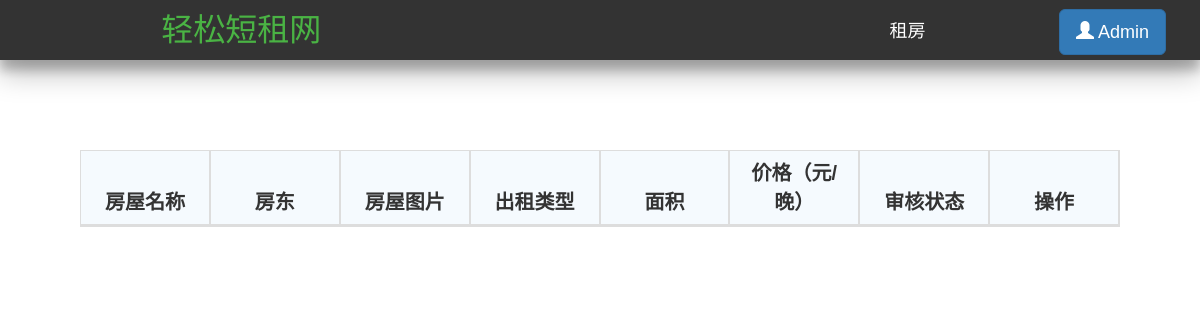
The app's page /adminprofile/, older data.
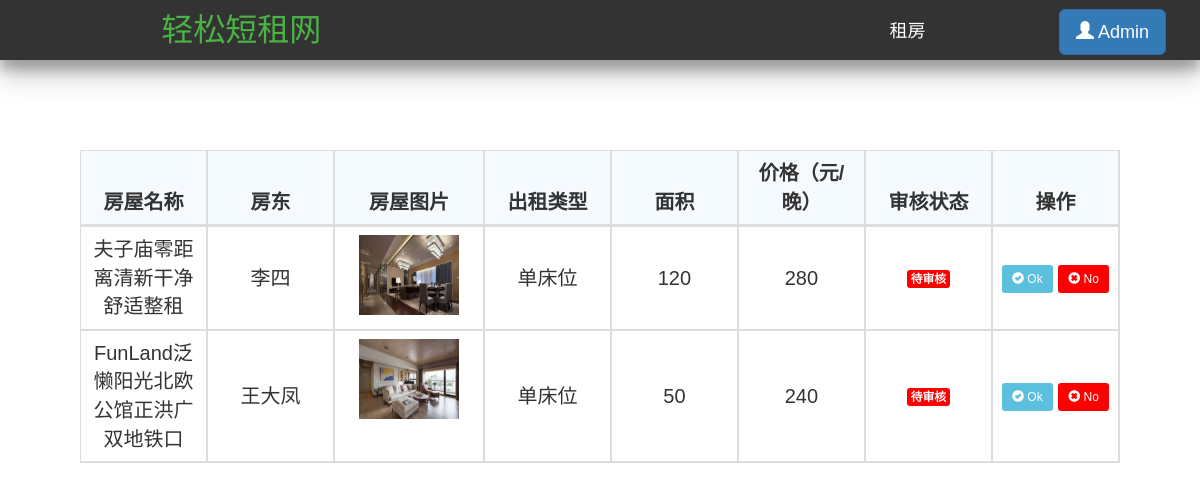
The same page, newer data.
### Renting/models.py (models this page shows, shortened)
class House(db.Model):
    id = db.Column(db.Integer, primary_key=True, autoincrement=True)  # ID 房屋唯一的标识
    house_name = db.Column(db.String(25))  # 房屋名  唯一   最大25个字符
    house_type = db.Column(db.Integer)  # 房屋类型，0表示整租，1表示单间 ，2表示床位
    area = db.Column(db.Integer)  # 房屋面积
    people = db.Column(db.Integer)  # 可住人数
    bedroom = db.Column(db.Integer)  # 卧房数
    toilet = db.Column(db.Integer)  # 卫生间数
    kitchen = db.Column(db.Integer)  # 是否有厨房
    bed = db.Column(db.Integer)  # 床位数
    bed_type = db.Column(db.Integer)  # 床型 0表示单人床  1表示双人床
    price = db.Column(db.Integer)  # 租一天的价格
    description = db.Column(db.String(200))  # 房屋描述
    facility = db.Column(db.String(10))  # 房屋设施，0表示无，1表示有
    province = db.Column(db.String(10))  # 省
    city = db.Column(db.String(10))  # 市
    district = db.Column(db.String(10))  # 地区
    address = db.Column(db.String(100))  # 具体地址
    username = db.Column(db.String(10), db.ForeignKey('user.username'))  # 房屋主人的名字，外键
    status = db.Column(db.Integer)  # 房屋状态，0表示未审核，1表示通过,2表示未通过
    url_one = db.Column(db.String(100))  # 房屋图片
    url_two = db.Column(db.String(100))  # 房屋图片
    url_three = db.Column(db.String(100))  # 房屋图片
    url_four = db.Column(db.String(100))  # 房屋图片
    url_five = db.Column(db.String(100))  # 房屋图片

### Renting/views.py (the view)
@app.route('/adminprofile/')
def adminprofile():
    msg = ''
    for m in get_flashed_messages(with_categories=False, category_filter=['message']):
        msg += m
    house_list = House.query.filter_by(status=0).all()
    return render_template('admin.html', house=house_list, msg=msg)

### Renting/templates/admin.html (shortened to what this page needs)
<!DOCTYPE HTML>
<html>
<head>
	<link type="text/css" rel='stylesheet' href="https://cdn.bootcss.com/bootstrap/3.3.7/css/bootstrap.min.css" >
	<link type="text/css" rel="stylesheet" href="/static/css/check.css">
	<link type="text/css" rel="stylesheet" href="/static/css/layer.css">
	<link type="text/css" rel="stylesheet" href="/static/css/navigation.css">
</head>
	<body>
		<header class="header-navigation" id="header">
		<nav>
			<div class="row">
				<div class="col-md-3">
					<a href="/index/"><font color="#4ab344" style="color: rgb(74, 179, 68);" size="6">轻松短租网</font></a>
				</div>
				<div class="col-md-2 title">
					<a href="/mainpage/" target="_blank"><font color="#FFFFFF" style="color: rgb(255, 255, 255);" size="4">租房</font></a>
				</div>
				<div class="col-md-2 title">
						<button type="button" class="btn btn-primary btn-lg">
						  <span class="glyphicon glyphicon-user"></span> Admin
						</button>
				</div>
			</div>
		</nav>
		</header>
		<div class="page-container" style="margin-top: 150px; margin-left: 80px; margin-right: 80px;">
			<div class="mt-20">
				<table class="table table-border table-bordered table-bg table-hover table-sort">
					<thead>
						<tr class="text-c">
							<th width="100">房屋名称</th>
							<th width="100">房东</th>
							<th width="100">房屋图片</th>
							<th width="100">出租类型</th>
							<th width="100">面积</th>
							<th width="100">价格（元/晚）</th>
							<th width="100">审核状态</th>
							<th width="100">操作</th>
						</tr>
					</thead>
					<tbody>
						{% for item in house %}
						<tr class="text-c">
							<td style="vertical-align: middle;">{{ item.house_name }}</td>
							<td style="vertical-align: middle;">{{ item.username }}</td>
							<td> <img src="{{ item.url_one }}" alt="house1" style="width:100px;height: 80px;"> </td>
							{% if house.house_type == 0 %}
							<td style="vertical-align: middle;"> 整租 </td>
							{% elif house.house_type == 1 %}
							<td style="vertical-align: middle;"> 单间 </td>
							{% else %}
							<td style="vertical-align: middle;"> 单床位 </td>
							{% endif %}
							<td class="text-c" style="vertical-align: middle;">{{ item.area }}</td>
							<td style="vertical-align: middle;">{{ item.price }}</td>
							<td style="vertical-align: middle;" class="td-status"><span class="label label-sucess radius"
																						style="background-color: red;">待审核</span></td>
							<form id="check">
								<td style="vertical-align: middle;" class="td-manage">
									<a href="/check/{{item.id}}" onclick="picture_stop(this, '100001')"
									   class="btn btn-info btn-sm" style="border: none;">
									  <span class="glyphicon glyphicon-ok-sign"></span> Ok
									</a>
									<a href="/check/{{item.id}}" onclick="picture_stop(this, '100001')"
									   class="btn btn-info btn-sm" style="background-color: #ff0000; border: none;">
									  <span class="glyphicon glyphicon-remove-sign"></span> No
									</a>
								</td>
							</form>
							{% endfor %}
						</tr>
					</tbody>
				</table>
			</div>
		</div>
	</body>
</html>

### Renting/static/css/check.css (style rules this page uses)
body { font-size: 20px; line-height: 1.6; font-family: Verdana, Arial, Helvetica, sans-serif; background-color:#fff; color: #333; -webkit-font-smoothing: antialiased; height: 500px; }
span { margin: 0; padding: 0; }
.mt-20 { margin-top: 20px; height: 230px; }
.table-bordered { border: 1px solid #ddd; border-collapse: separate; border-left: 0; }
.table-border { border-top: 1px solid #ddd; }
table { width: 100%; empty-cells: show; background-color: transparent; border-collapse: collapse; border-spacing: 0; display: table; }
thead { display: table-header-group; vertical-align: middle; border-color: inherit; }
.text-c { text-align: center; }
tr { display: table-row; vertical-align: inherit; border-color: inherit; }
.table .text-c th, .table .text-c td { text-align: center; }
.table-bg thead th { background-color: #f5fafe; }
.table-bordered th, .table-bordered td { border-left: 1px solid #ddd; }
.table-border th, .table-border td { border-bottom: 1px solid #ddd; }
.table th, .table td { padding: 8px; line-height: 20px; word-break: break-all; }
.table th { font-weight: bold; }
.label.radius { border-radius: 3px; }
.label, .badge { display: inline-block; padding: 2px 4px; font-size: 11.844px; font-weight: bold; line-height: 14px; color: #fff; white-space: nowrap; vertical-align: middle; background-color: #999; overflow: hidden; }
td { vertical-align: middle; }

### Renting/static/css/navigation.css (style rules this page uses)
.header-navigation { position: fixed; top: 0; width: 100%; height: 60px; line-height: 60px; background-color: #333; text-align: center; box-shadow: 0 14px 28px rgba(0,0,0,0.25), 0 10px 10px rgba(0,0,0,0.22); z-index: 10 }

Row changes from the older to the newer data that the page shows:
now on this page (row edited): House: house_name "夫子庙零距离清新干净舒适整租", username "李四", url_one (picture), area "120", price "280"
added House: house_name "FunLand泛懒阳光北欧公馆正洪广双地铁口", username "王大凤", url_one (picture), area "50", price "240"
